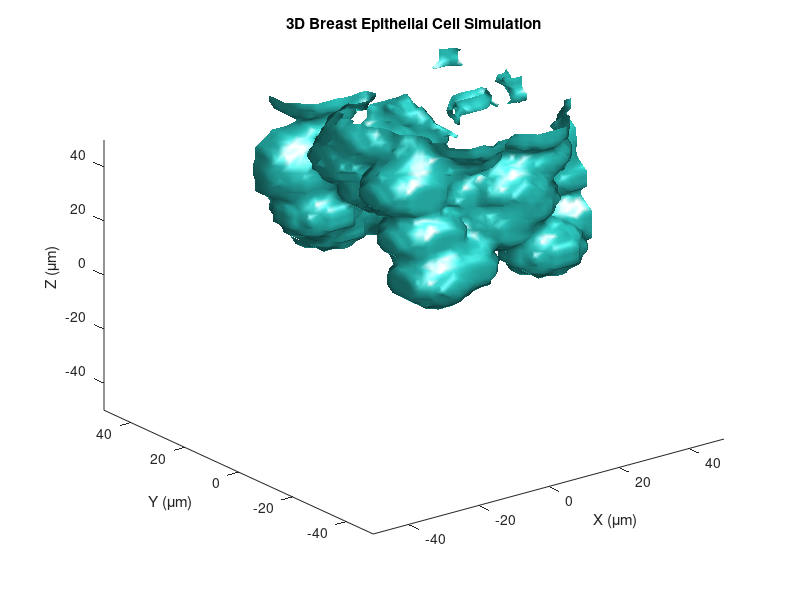

Reproduce this figure in MATLAB. (Note: this script raises an error after producing the figure.)
% 3D breast tissue with epithelial cells.

num_cells = 100;
cell_radius = 10;
[x, y, z] = meshgrid(-50:2:50, -50:2:50, -50:2:50);
breast_tissue = zeros(size(x));
cell_positions = randi(size(x, 1), num_cells, 3);
for i = 1:num_cells
x_pos = cell_positions(i, 1);
y_pos = cell_positions(i, 2);
z_pos = cell_positions(i, 3);
cell_mask = sqrt((x - x_pos).^2 + (y - y_pos).^2 + (z - z_pos).^2) <= cell_radius;
breast_tissue = breast_tissue + cell_mask;
end
figure;
isosurface(x, y, z, breast_tissue, 0.5);
xlabel('X (μm)');
ylabel('Y (μm)');
zlabel('Z (μm)');
title('3D Breast Epithelial Cell Simulation');
view(3);
lighting gouraud;
camlight('headlight');
axis([-50 50 -50 50 -50 50]);
alpha(0.5);
colormap('hot');
colorbar;
axis vis3d;
box on;
grid on;
rotate3d on;

% Temperature changes in breast epithelial cells over time due to ultrasound radiation.

num_cells = 100;
cell_radius = 10; % in micrometers
ultrasound_intensity = 1e4; % in W/m^2
attenuation_coefficient = 0.2; % in dB/cm/MHz
simulation_time = 1;
space_size = 200;
x = rand(num_cells, 1) * space_size - space_size / 2;
y = rand(num_cells, 1) * space_size - space_size / 2;
z = rand(num_cells, 1) * space_size - space_size / 2;
cell_positions = [x, y, z];
time = 0:time_step:simulation_time;
cell_temperature = zeros(num_cells, length(time));
for t = 1:length(time)
for cell = 1:num_cells
ultrasound_intensity_at_cell = ultrasound_intensity * exp(-attenuation_coefficient * norm(cell_positions(cell, :)));
temperature_change = ultrasound_intensity_at_cell / (1.5 * cell_radius) * sin(2 * pi * ultrasound_frequency * time(t));
cell_temperature(cell, t) = temperature_change;
end
end
figure;
for t = 1:length(time)
scatter3(cell_positions(:, 1), cell_positions(:, 2), cell_positions(:, 3), 20, cell_temperature(:, t), 'filled');
colorbar;
title(['Breast Epithelial Cell Temperature Distribution at t = ', num2str(time(t), '%.2f'), ' seconds']);
xlabel('X (µm)');
ylabel('Y (µm)');
zlabel('Z (µm)');
axis equal;
axis([-space_size / 2, space_size / 2, -space_size / 2, space_size / 2, -space_size / 2, space_size / 2]);
drawnow;
end